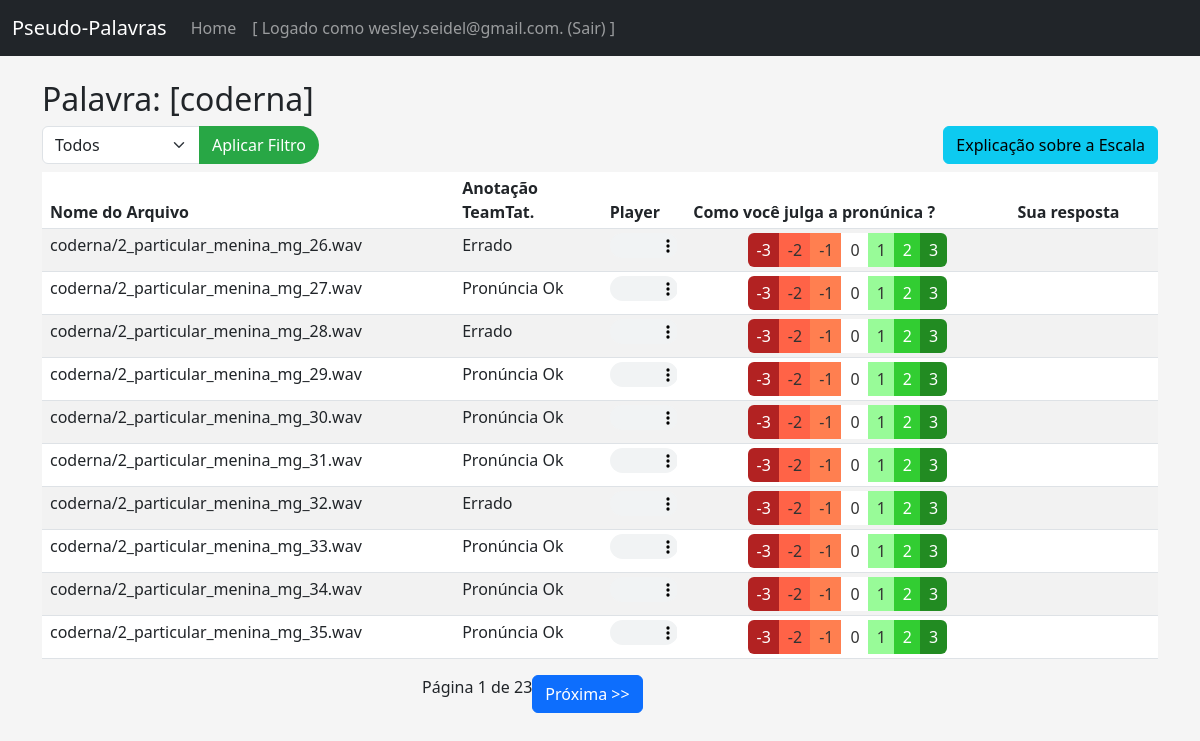
The page /wavfiles/coderna (signed in) on the database its author committed.
### tables this page shows
CREATE TABLE users (
    id INTEGER PRIMARY KEY AUTOINCREMENT,
    username TEXT UNIQUE NOT NULL,
    password_hash TEXT NOT NULL
);

CREATE TABLE wav_data (
    wav_file TEXT PRIMARY KEY,
    palavra TEXT,
    falado TEXT,
    tipo TEXT,
    is_error INTEGER,
    docid TEXT
);

### app.py (the view)
@app.route('/wavfiles/<palavra>')
@login_required
def wav_files(palavra):
    filter_type = request.args.get('filter_type')
    conn = sqlite3.connect(DB_NAME)
    cursor = conn.cursor()
    username = current_user.username  # Obtém o username do usuário logado
    page = request.args.get('page', 1, type=int)  # Página atual, padrão é 1
    page_size = 10  # Número de registros por página
    offset = (page - 1) * page_size  # Cálculo para o deslocamento
    sql_filter = ''
    if filter_type:
        sql_filter = f"JOIN wav_file_to_check ON wav_file_to_check.wav_file = wav_data.wav_file AND wav_file_to_check.filter = '{filter_type}'"
    sql = f'''
    SELECT wav_data.wav_file, wav_data.palavra, wav_data.falado, wav_data.tipo, wav_data.is_error, wav_data.docid, user_choices.user_choice
    FROM wav_data
    {sql_filter}
    LEFT JOIN user_choices ON wav_data.wav_file = user_choices.wav_file AND user_choices.username = ?
    WHERE wav_data.palavra = ?
    ORDER BY wav_data.wav_file
        LIMIT ? OFFSET ?
    '''
    print(sql)
    cursor.execute(sql, (username, palavra, page_size, offset))
    wav_files = cursor.fetchall()
    cursor.execute(f"""
        SELECT COUNT(*)
        FROM wav_data
        {sql_filter}
        WHERE wav_data.palavra = ?
    """, (palavra,))
    total_items = cursor.fetchone()[0]
    total_pages = (total_items + page_size - 1) // page_size  # Total de páginas (arredondando para cima)
    sql = f'select distinct filter from wav_file_to_check'
    cursor.execute(sql)
    filters = cursor.fetchall()
    conn.close()
    print( "page..........: ", page )
    print( "page_size.....: ", page_size )
    print( "offset........: ", offset )
    print( "total_items...: ", total_items )
    print( "total_pages...: ", total_pages )
    return render_template('wavfiles.html',
                        wav_files=wav_files,
                        page=page,
                        total_pages=total_pages,
                        palavra=palavra,
                        filter_type=filter_type,
                        filters=filters)

### app.py (called while the page is built)
@login_manager.user_loader
def load_user(user_id):
    conn = sqlite3.connect(DB_NAME)
    cursor = conn.cursor()
    cursor.execute("SELECT id, username, password_hash FROM users WHERE id = ?", (user_id,))
    user_data = cursor.fetchone()
    conn.close()
    if user_data:
        return User(*user_data)
    return None

### templates/wavfiles.html (shortened to what this page needs)
{% extends "base.html" %}
{% block content %}
<h2>Palavra: [{{ palavra }}]</h2>
<div class="d-flex justify-content-between mb-2">
    <div>
        <form method="get" action="{{ url_for('wav_files', palavra=palavra) }}">
            <div class="input-group">
            <select name="filter_type" id="filter_type" class="form-select"  >
                <option value="">Todos</option>
            </select>
              <button type="submit" class="btn btn-custom">Aplicar Filtro</button>
            </div>
        </form>
    </div>
    <button type="button" class="btn btn-info" data-bs-toggle="modal" data-bs-target="#escalaModal">
        Explicação sobre a Escala
    </button>
</div>
<table class="tablecondensed table table-striped table-sm">
    <thead>
        <tr>
            <th>Nome do Arquivo</th>
            <th>Anotação<br>TeamTat.</th>
            <th>Player</th>
            <th>Como você julga a pronúnica ?</th>
            <th>Sua resposta</th>
        </tr>
    </thead>
    <tbody>
        {% for wav_file, palavra, falado, tipo, is_error, docid, user_choice in wav_files %}
        <tr>
            <td>{{ wav_file }}</td>
            <td>{{ 'Errado' if is_error == 'S' else 'Pronúncia Ok' }}</td>
            <td>
                <audio controls class="w-100">
                    <source src="{{ url_for('static', filename='wavs/' + wav_file) }}" type="audio/wav">
                </audio>
            </td>
            <td class="text-center">
                <div class="btn-group">
                    <button class="btn suave_-3" onclick="updateChoice('{{ wav_file }}', '-3', '{{ wav_file }}')">-3</button>
                    <button class="btn suave_-2" onclick="updateChoice('{{ wav_file }}', '-2', '{{ wav_file }}')">-2</button>
                    <button class="btn suave_-1" onclick="updateChoice('{{ wav_file }}', '-1', '{{ wav_file }}')">-1</button>
                    <button class="btn suave_0"  onclick="updateChoice('{{ wav_file }}', '0', '{{ wav_file }}')">0</button>
                    <button class="btn suave_1"  onclick="updateChoice('{{ wav_file }}', '1', '{{ wav_file }}')">1</button>
                    <button class="btn suave_2"  onclick="updateChoice('{{ wav_file }}', '2', '{{ wav_file }}')">2</button>
                    <button class="btn suave_3"  onclick="updateChoice('{{ wav_file }}', '3', '{{ wav_file }}')">3</button>
                </div>
            </td>
            <td class="text-center">
            </td>
        </tr>
        {% endfor %}
    </tbody>
</table>
<div class="row justify-content-center">
    <div class="col-md-4">
        <div class="pagination">
            <span>    Página {{ page }} de {{ total_pages }}   </span>
            {% if page < total_pages %}
                <a href="{{ url_for('wav_files', palavra=palavra, page=page+1, filter_type=filter_type) }}" class="btn btn-primary">Próxima >> </a>
            {% endif %}
        </div>
    </div>
</div>
{% endblock %}

### templates/base.html (shortened to what this page needs)
<!DOCTYPE html>
<html lang="en">
<head>
    <link href="https://cdn.jsdelivr.net/npm/bootstrap@5.3.0/dist/css/bootstrap.min.css" rel="stylesheet">
</head>
<body>
    <nav class="navbar navbar-expand-lg navbar-dark bg-dark">
        <div class="container-fluid">
            <a class="navbar-brand" href="{{ url_for('home') }}">Pseudo-Palavras</a>
            <div class="collapse navbar-collapse">
                <ul class="navbar-nav me-auto">
                    <li class="nav-item">
                        <a class="nav-link" href="{{ url_for('home') }}">Home</a>
                    </li>
                    {% if current_user.is_authenticated %}
                    <li class="nav-item">
                        <a class="nav-link" href="{{ url_for('logout') }}">[ Logado como {{current_user.username}}. (Sair) ]</a>
                    </li>
                    {% else %}
                    <li class="nav-item">
                        <a class="nav-link" href="{{ url_for('login') }}">Login</a>
                    </li>
                    {% endif %}
                </ul>
            </div>
        </div>
    </nav>
    <div class="container mt-4">
        {% block content %}{% endblock %}
    </div>
</body>
</html>

### templates/base.html (style rules this page uses)
body { background-color: #f5f5f5; }
.table { background-color: #ffffff; }

### templates/wavfiles.html (style rules this page uses)
.suave_-3 { background-color: #B22222; color: #fff; }
.suave_-2 { background-color: #FF6347; color: #333; }
.suave_-1 { background-color: #FF7F50; color: #333; }
.suave_0 { background-color: #FFFFFF; color: #333; }
.suave_1 { background-color: #98FB98; color: #333; }
.suave_2 { background-color: #32CD32; color: #fff; }
.suave_3 { background-color: #228B22; color: #fff; }
.tablecondensed th, .tablecondensed td { padding: 4px 8px; */ }
.tablecondensed .btn-group .btn { padding: 4px 8px; */ }
.tablecondensed audio { height: 25px; }
.btn-custom { background-color: #28a745; color: white; border-radius: 20px; }

### rows shown on the page
users: username "wesley.seidel@gmail.com"
wav_data: wav_file "coderna/2_particular_menina_mg_26.wav", is_error "Errado"
wav_data: wav_file "coderna/2_particular_menina_mg_27.wav", is_error "Pronúncia Ok"
wav_data: wav_file "coderna/2_particular_menina_mg_28.wav", is_error "Errado"
wav_data: wav_file "coderna/2_particular_menina_mg_29.wav", is_error "Pronúncia Ok"
wav_data: wav_file "coderna/2_particular_menina_mg_30.wav", is_error "Pronúncia Ok"
wav_data: wav_file "coderna/2_particular_menina_mg_31.wav", is_error "Pronúncia Ok"
wav_data: wav_file "coderna/2_particular_menina_mg_32.wav", is_error "Errado"
wav_data: wav_file "coderna/2_particular_menina_mg_33.wav", is_error "Pronúncia Ok"
wav_data: wav_file "coderna/2_particular_menina_mg_34.wav", is_error "Pronúncia Ok"
wav_data: wav_file "coderna/2_particular_menina_mg_35.wav", is_error "Pronúncia Ok"

### other values the page prints
{{ palavra }} "coderna"
{{ page }} "1"
{{ total_pages }} "23"
